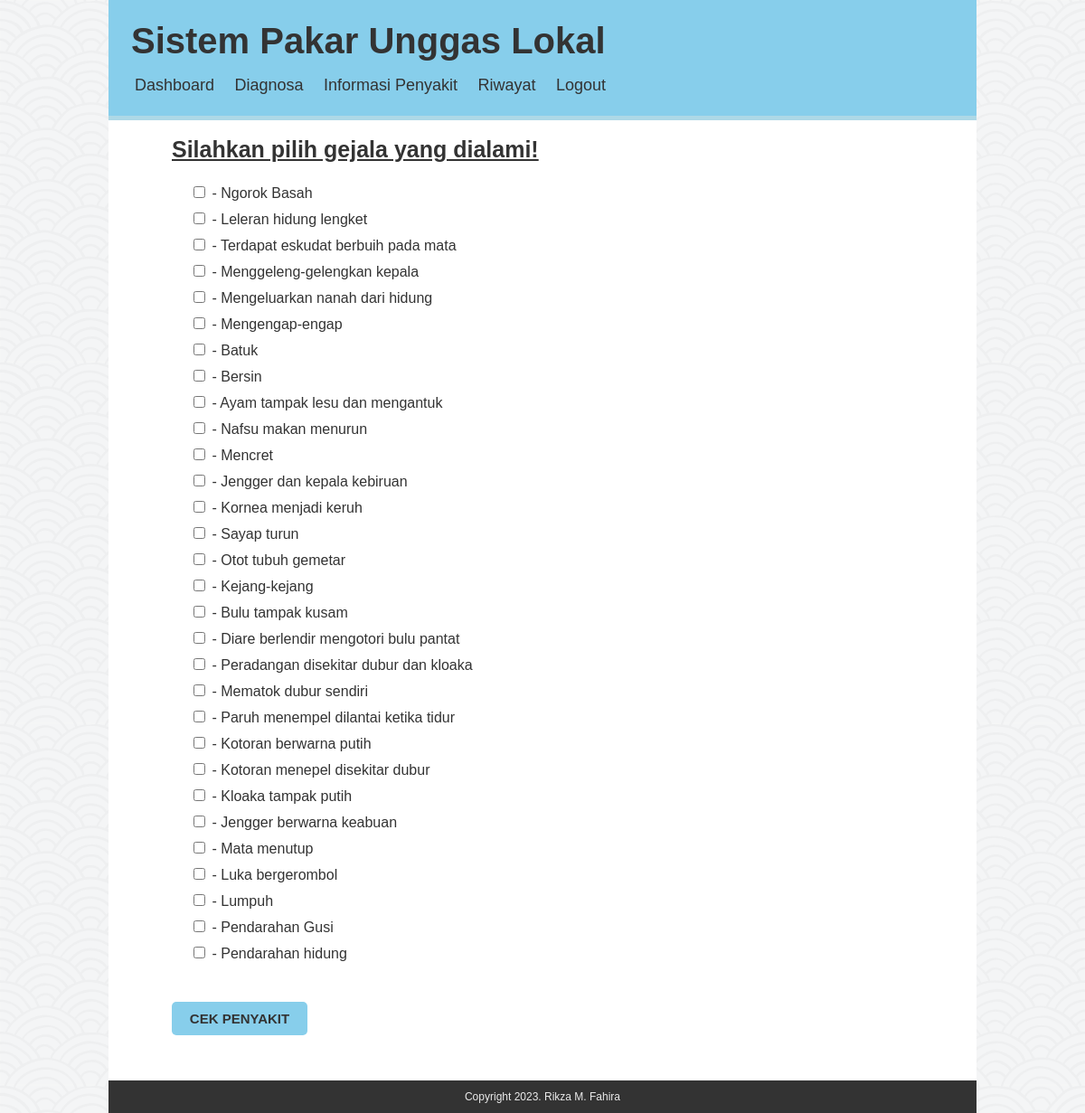
Screenshot of /user/diagnosa.php with the database file from the repository.
### tables this page shows
CREATE TABLE `gejala` (
  `id_gejala` varchar(6) NOT NULL,
  `nm_gejala` varchar(45) NOT NULL
);

### user/diagnosa.php (the view, shortened to what this page needs)
<?php
$koneksi = mysqli_connect("localhost", "root", "", "db_sispaayam1");
$chk_gejala = '';
$q = "select * from gejala order by id_gejala";
$q = mysqli_query($koneksi, $q);
while ($r = mysqli_fetch_array($q)) {
  $kd_gejala = $r['kd_gejala'];
  $nm_gejala = $r['nm_gejala'];
  $chk_gejala .= '
    <tr>
        <td align="center"><input type="checkbox" name="gejala[]" class="flat" value="' . $r['id_gejala'] . '">' . $kd_gejala . ' - ' . $nm_gejala . '</td>
    </tr>';
}
?>
<!DOCTYPE html>
<html>
<head>
    <link rel="stylesheet" href="../i.css">
</head>
<body>
    <div class="container">
        <div class="header">
            <h1>Sistem Pakar Unggas Lokal</h1>
            <ul>
                <li><a href="beranda.php">Dashboard</a></li>
                <li><a href="diagnosa.php">Diagnosa</a></li>
                <li><a href="penyakit.php">Informasi Penyakit</a></li>
                <li><a href="riwayat.php">Riwayat</a></li>
                <li><a href="../logout.php">Logout</a></li>
            </ul>
        </div>
        <div class="content">
        	<div class="tampilgejala">
            	<form id="form1" name="form1"  method="post" action="prosesdiagnosa.php">
                    <h1>Silahkan pilih gejala yang dialami!</h1>
            		<div class="cexbox1">
                        <table class="tabelcex">
                            <tbody>
                            <?php echo $chk_gejala; ?>
                            </tbody>
                        </table>
                	</div>
                <button type="submit" name="proses"  class="btncek">CEK PENYAKIT</button>
            </div>
         <div class="footer">
            <p class="copy">Copyright 2023. Rikza M. Fahira</p>
         </div>
    </div>
</body>
</html>

### i.css (style rules this page uses)
html, body, div, span, applet, object, iframe, h1, h2, h3, h4, h5, h6, p, blockquote, pre, a, abbr, acronym, address, big, cite, code, del, dfn, em, img, ins, kbd, q, s, samp, small, strike, strong, sub, sup, tt, var, b, u, i, center, dl, dt, dd, ol, ul, li, fieldset, form, label, legend, table, caption, tbody, tfoot, thead, tr, th, td, article, aside, canvas, details, embed, figure, figcaption, footer, header, hgroup, menu, nav, output, ruby, section, summary, time, mark, audio, video { margin: 0; padding: 0; border: 0; font-size: 100%; font: inherit; vertical-align: baseline; }
body { line-height: 1; }
ol, ul { list-style: none; }
table { border-collapse: collapse; border-spacing: 0; }
body { background-image: url(user/seigaiha.png); font-family: arial, sans-serif; color: #333; }
.container { width: 960px; margin: auto; background-color: #fff; box-sizing: border-box; }
.header { padding: 25px; background-color: skyblue; border-bottom: 5px solid lightblue; }
.header h1 { font-size: 40px; font-weight: bold; }
.header ul li { display: inline-block; margin-top: 20px; margin-right: 10px; }
.header li a { text-decoration: none; font-size: 18px; color: #333; padding: 4px; }
.footer { padding: 12px; background-color: #333; }
.footer p { font-size: 12px; color: #eaeaea; text-align: center; }
.contadmin tr th, td { border: 3px solid #333; padding: 5px; text-align: center; }
.tampilgejala { margin: 20px 50px; }
.tampilgejala h1 { margin: 20px; font-size: 25px; font-weight: bold; text-decoration: underline; }
.btncek { border: none; width: 150px; padding: 10px; font-size: 15px; color: #333; background-color: skyblue; margin-bottom: 30px; margin-top: 30px; margin-right: 20px; margin-left: 20px; border-radius: 5px; font-weight: bold; }
.cexbox1 { margin: 10px 30px; width: 650px; }
.cexbox1 .tabelcex tbody tr td { border: none; padding: 5px 10px; padding-bottom: ; text-align: left; width: 500px; }

### rows the page displays
gejala: nm_gejala "Ngorok Basah"
gejala: nm_gejala "Leleran hidung lengket"
gejala: nm_gejala "Terdapat eskudat berbuih pada mata"
gejala: nm_gejala "Menggeleng-gelengkan kepala"
gejala: nm_gejala "Mengeluarkan nanah dari hidung"
gejala: nm_gejala "Mengengap-engap"
gejala: nm_gejala "Batuk"
gejala: nm_gejala "Bersin"
gejala: nm_gejala "Ayam tampak lesu dan mengantuk"
gejala: nm_gejala "Nafsu makan menurun"
gejala: nm_gejala "Mencret"
gejala: nm_gejala "Jengger dan kepala kebiruan"
gejala: nm_gejala "Kornea menjadi keruh"
gejala: nm_gejala "Sayap turun"
gejala: nm_gejala "Otot tubuh gemetar"
gejala: nm_gejala "Kejang-kejang"
gejala: nm_gejala "Bulu tampak kusam"
gejala: nm_gejala "Diare berlendir mengotori bulu pantat"
gejala: nm_gejala "Peradangan disekitar dubur dan kloaka"
gejala: nm_gejala "Mematok dubur sendiri"
gejala: nm_gejala "Paruh menempel dilantai ketika tidur"
gejala: nm_gejala "Kotoran berwarna putih"
gejala: nm_gejala "Kotoran menepel disekitar dubur"
gejala: nm_gejala "Kloaka tampak putih"
gejala: nm_gejala "Jengger berwarna keabuan"
gejala: nm_gejala "Mata menutup"
gejala: nm_gejala "Luka bergerombol"
gejala: nm_gejala "Lumpuh"
gejala: nm_gejala "Pendarahan Gusi"
gejala: nm_gejala "Pendarahan hidung"
